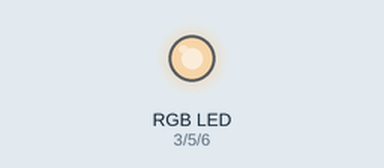
A sketch run on a simulated Arduino Uno, built with avr-gcc and run on an emulated ATmega328P. Shown: an RGB LED mixed from three pins (HIGH = lit).

Above: at 0.1 s.
Timing chart, 0 to 1.6 s (numbered marks = the images above):
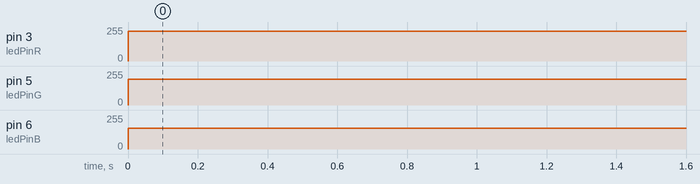

The sketch:

RGB_LED.ino
```cpp
//RGB LED

/////RED/////

int ledPinR = 3; // analog output pin (digital pin with ~)
int brightnessR = 30; //PWM output value between 0 and 255

/////GREEN/////

int ledPinG = 5; // analog output pin (digital pin with ~)
int brightnessG = 60; //PWM output value between 0 and 255

/////BLUE/////

int ledPinB = 6; // analog output pin (digital pin with ~)
int brightnessB = 100; //PWM output value between 0 and 255

void setup(){
  // No pinMode needed for analogWrite

}

void loop(){

  //Common Cathode RGB LED

  int brightnessR2 = 255 - brightnessR;
  int brightnessG2 = 255 - brightnessG;
  int brightnessB2 = 255 - brightnessB;

  analogWrite(ledPinR , brightnessR2);
  analogWrite(ledPinG , brightnessG2);
  analogWrite(ledPinB , brightnessB2);


   //Common Anode RGB LED
  /*

  analogWrite(ledPinR, brightnessR);
  analogWrite(ledPinG, brightnessG);
  analogWrite(ledPinB, brightnessB);
  */

  delay(20);
}
```

Measured:
- by itself, pin 3 (ledPinR): 0/255 → 225/255 at 0.00 s
- by itself, pin 5 (ledPinG): 0/255 → 195/255 at 0.00 s
- by itself, pin 6 (ledPinB): 0/255 → 155/255 at 0.00 s
